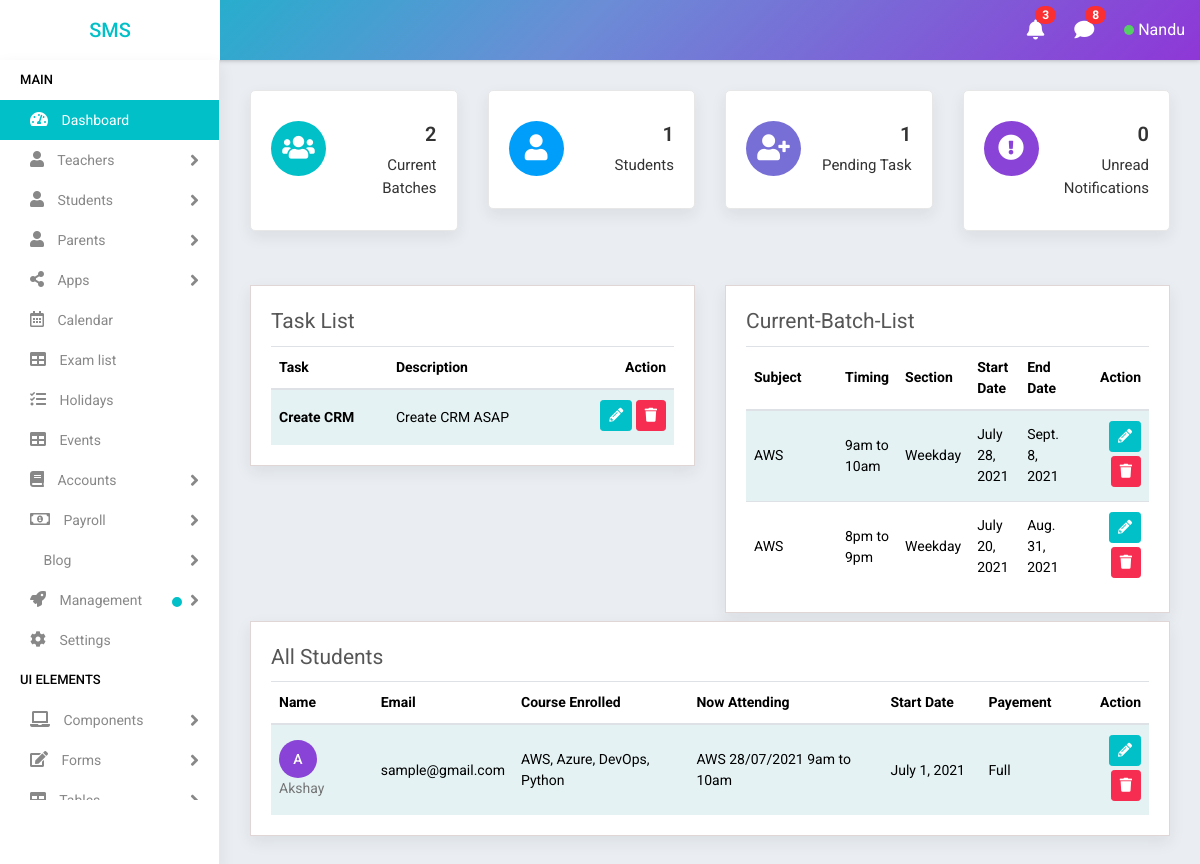
Before: /student_list/ (signed in) with the older database file.
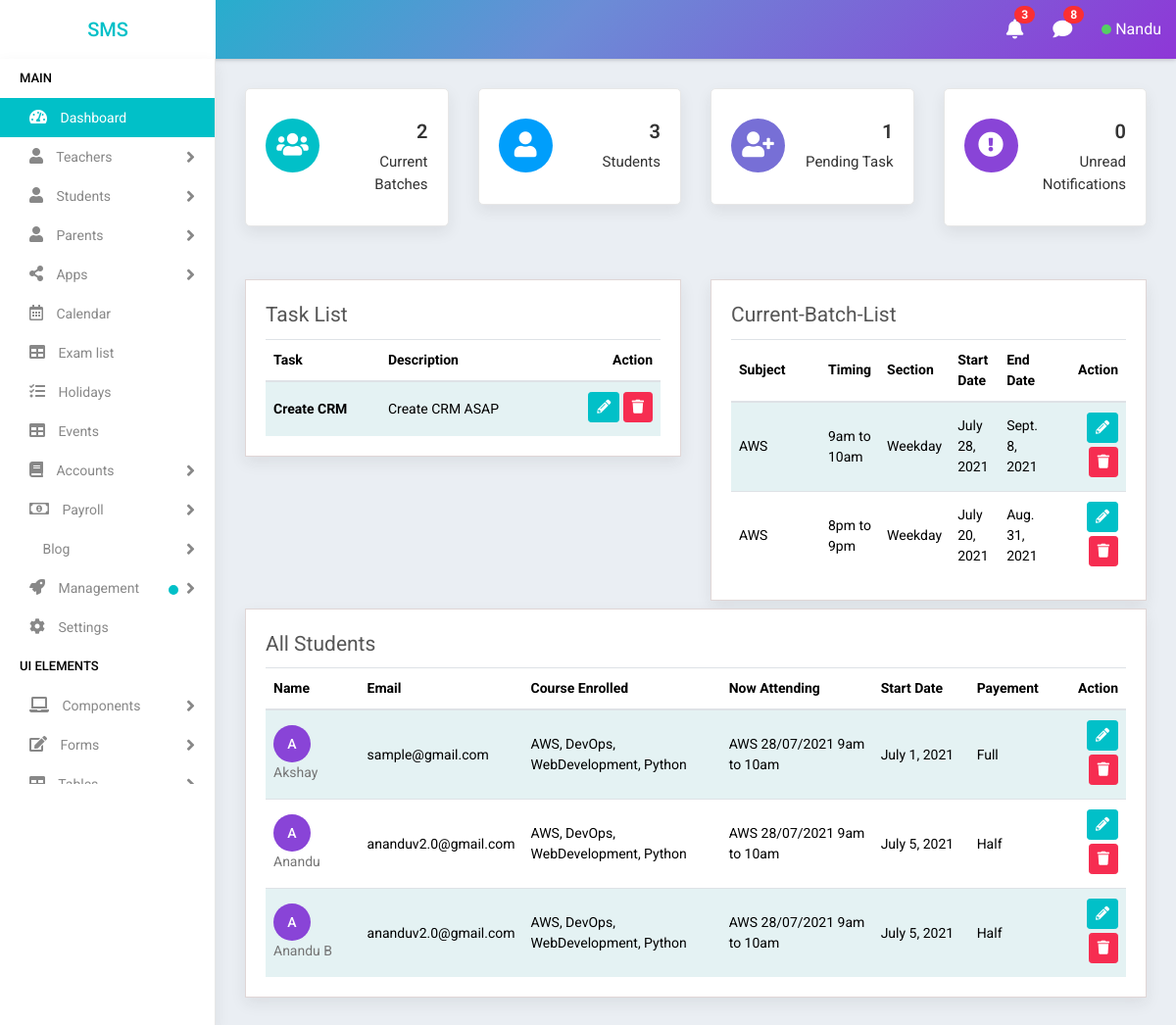
After: the same page with the newer database file.
### data/models.py (models this page shows, shortened)
class TrainerTask(models.Model):
    user = models.ForeignKey(Trainer,on_delete=models.CASCADE,related_name='user')
    title = models.CharField(max_length=100)
    description = models.TextField(max_length=300,null=True)
    created = models.DateTimeField(auto_now_add=True,null=True)
    complete = models.BooleanField(default=False)
    class Meta:
        ordering =['complete','-created']

class Batch(models.Model):
    subject = models.ForeignKey(Course, on_delete=models.CASCADE,related_name='subject')
    trainer = models.ForeignKey(Trainer, on_delete=models.CASCADE,related_name='trainer',null=True)
    batch_type=models.CharField(max_length=100,null=True,choices=(('Weekday','Weekday'),('Weekend','Weekend')),default='Weekday')
    start_date = models.DateField(null=True)
    timings = models.CharField(max_length=100,null=True)
    end_date = models.DateField(null=True)
    complete = models.BooleanField(default=False)
    def __str__(self):
        return "%s %s %s" % (self.subject, self.start_date.strftime('%d/%m/%Y'), self.timings)

class Course(models.Model):
    name = models.CharField(max_length=100)
    fees = models.CharField(max_length=10)
    def __str__(self):
        return self.name

class Student(models.Model):
    state = (
    ('Andhra Pradesh','Andhra Pradesh'),
    ('Arunachal Pradesh','Arunachal Pradesh'),
    ('Assam','Assam'),
    ('Bihar','Bihar'),
    ('Chhattisgarh','Chattisgarh'),
    ('Goa','Goa'),
    ('Gujarat','Gujarat'),
    ('Haryana','Haryana'),
    ('Himachal Pradesh','Himachal Pradesh'),
    ('Jharkhand','Jharkhand'),
    ('Karnataka','Karnataka'),
    ('Kerala','Kerala'),
    ('Madhya Pradesh','Madhya Pradesh'),
    ('Maharashtra','Maharashtra'),
    ('Manipur','Manipur'),
    ('Meghalaya','Meghalaya'),
    ('Mizoram','Mizoram'),
    ('Nagaland','Nagaland'),
    ('Odisha','Odisha'),
    ('Rajasthan','Rajasthan'),
    ('Sikkim','Sikkim'),
    ('Tamil Nadu','Tamil Nadu'),
    ('Telangana','Telangana'),
    ('Tripura','Tripura'),
    ('Uttar Pradesh','Uttar Pradesh'),
    ('Uttarakhand','Uttarakhand'),
    ('West Bengal','West Bengal')
)
    name = models.CharField(max_length=100)
    mobile = models.CharField(max_length=10)
    email = models.EmailField(max_length=200)
    sex = models.CharField(max_length=10,null=True,choices=(('Male','Male'),('Female','Female')))
    house = models.CharField(max_length=100,null=True)
    street =models.CharField(max_length=100,null=True)
    street2 =models.CharField(max_length=100,null=True)
    city = models.CharField(max_length=100,null=True)
    state = models.CharField(max_length=100,null=True,choices=state)
    course_enrolled = models.ManyToManyField(Course,related_name='course_enrolled')
    now_attending = models.ManyToManyField(Batch,related_name='now_attending')
    start_date = models.DateField(null=True)
    shared = models.BooleanField(default=False,choices=((True, 'Yes'), (False, 'No')))
    payment = models.CharField(max_length=10,choices=(('Full','Full'),('Half','Half')),default='Half')

### data/views.py (the view)
# urls.py: path('student_list/',TrainerView.as_view(),name='students'),
class TrainerView(View):
    def get(self,request):
        trainer =Trainer.objects.get(name=request.user)
        students=Student.objects.all()
        student_count=students.count()
        batch=Batch.objects.all()
        batch_count=batch.count()
        user=request.user
        task=TrainerTask.objects.filter(user=trainer,complete=False)
        task_count=task.count()
        return render(request,'data/dashboard.html',{'tasks':task,'task_count':task_count,'students': students, 'batch': batch, 'user':user,'student_count':student_count,'batch_count':batch_count})

### templates/data/dashboard.html (shortened to what this page needs)
{% extends 'data/main.html' %}
{% load static %}
    {% block content %}
<div class="main-wrapper">
    {% include 'data/topbar.html' %}
    {% include 'data/sidebar.html' %}
    <div class="page-wrapper">
        <div class="content container-fluid">
            {% include 'data/status_main.html' %}
            <div class="row mt-4">
                {% include 'data/task_list.html' %}
                {% include 'data/batch_list.html' %}
            </div>
            {% include 'data/students.html' %}
        </div>
    </div>
</div>
{% endblock %}

### templates/data/topbar.html (shortened to what this page needs)
{% extends 'data/main.html' %}
{% load static %}
    {% block content %}
<div class="header">
    <div class="header-left">
        <a href="index.html" class="logo">
            <span class="text-uppercase">SMS</span>
        </a>
    </div>
    <div class="page-title-box float-left">
    </div>
    <ul class="nav user-menu float-right">
        <li class="nav-item dropdown d-none d-sm-block">
            <a href="#" class="dropdown-toggle nav-link" data-toggle="dropdown"><i class="fas fa-bell"></i>
                <span class="badge badge-pill bg-primary float-right">3</span></a>
        </li>
        <li class="nav-item dropdown d-none d-sm-block">
            <a href="javascript:void(0);" id="open_msg_box" class="hasnotifications nav-link"><i
                    class="fas fa-comment"></i> <span
                    class="badge badge-pill bg-primary float-right">8</span></a>
        </li>
        <li class="nav-item dropdown has-arrow">
            <a href="#" class=" nav-link user-link" data-toggle="dropdown">
                    <span class="status online"></span></span>
                <span>{{request.user|title}}</span>
            </a>
        </li>
    </ul>
</div>
{% endblock %}

### templates/data/task_list.html
{% extends 'data/main.html' %}
                            {% load static %}
                                {% block content %}
                            <div class="col-lg-6">
                                <div class="content-page">
                                    <div class="row">
                                        <div class="col-md-12">
                                            <div class="page-title mb-2">
                                                Task List
                                            </div>
                                            <div class="table-responsive">
                                                <table class="table table-striped custom-table">
                                                    <thead>
                                                        <tr>
                                                            <th style="min-width:91px;">Task</th>
                                                            <th style="min-width:50px;">Description</th>
                                                            <th class="text-right" style="width:30%;">Action</th>
                                                        </tr>
                                                    </thead>
                                                    <tbody>
                                                        {% for i in tasks %}
                                                        <tr>
                                                            <th>{{i.title}}</th>
                                                            <td>{{i.description}}</td>
                                                            <td class="text-right">
                                                                <a href="edit-exam.html" class="btn btn-primary btn-sm mb-1">
                                                                    <i class="fas fa-pencil-alt" aria-hidden="true"></i>
                                                                </a>
                                                                <button type="submit" data-toggle="modal"
                                                                    data-target="#delete_employee"
                                                                    class="btn btn-danger btn-sm mb-1">
                                                                    <i class="fas fa-trash" aria-hidden="true"></i>
                                                                </button>
                                                            </td>
                                                            {% empty %}
                                                            <td colspan="3">No pending tasks</td>
                                                        </tr>
                                                        {% endfor %}
                                                    </tbody>
                                                </table>
                                            </div>
                                        </div>
                                    </div>
                                </div>
                            </div>
                            {% endblock %}

### templates/data/batch_list.html
{% extends 'data/main.html' %}
{% load static %}
    {% block content %}
<div class="col-lg-6">
    <div class="content-page">
        <div class="row">
            <div class="col-md-12">
                <div class="page-title mb-2">
                    Current-Batch-List
                </div>
                <div class="table-responsive">
                    <table class="table table-striped custom-table">
                        <thead>
                            <tr>
                                <th style="min-width:91px;">Subject</th>
                                <th style="min-width:50px;">Timing</th>
                                <th style="min-width:50px;">Section</th>
                                <th style="min-width:50px;">Start Date</th>
                                <th style="min-width:50px;">End Date</th>
                                <th class="text-right" style="width:30%;">Action</th>
                            </tr>
                        </thead>
                        <tbody>
                            {% for i in batch %}
                            <tr>
                                <td>{{i.subject}}</td>
                                <td>{{i.timings}}</td>
                                <td>{{i.batch_type}}</td>
                                <td>{{i.start_date}}</td>
                                <td>{{i.end_date}}</td>
                                <td class="text-right">
                                    <a href="edit-exam.html" class="btn btn-primary btn-sm mb-1">
                                        <i class="fas fa-pencil-alt" aria-hidden="true"></i>
                                    </a>
                                    <button type="submit" data-toggle="modal"
                                        data-target="#delete_employee"
                                        class="btn btn-danger btn-sm mb-1">
                                        <i class="fas fa-trash" aria-hidden="true"></i>
                                    </button>
                                </td>
                            </tr>
                            {% endfor %}
                        </tbody>
                    </table>
                </div>
            </div>
        </div>
    </div>
</div>
{% endblock %}

### templates/data/students.html (shortened to what this page needs)
{% extends 'data/main.html' %}
{% load static %}
    {% block content %}
        <div class="row mt-2">
            <div class="col-lg-12">
                <div class="content-page">
                    <div class="row">
                        <div class="col-lg-12 col-md-12 col-sm-12 col-12">
                            <div class="page-title mb-2">
                                All Students
                            </div>
                            <div class="table-responsive">
                                <table class="table table-striped custom-table">
                                    <thead>
                                        <tr>
                                            <th style="min-width:50px;">Name </th>
                                            <th style="min-width:74px;">Email</th>
                                            <th style="min-width:50px;">Course Enrolled</th>
                                            <th style="min-width:50px;">Now Attending</th>
                                            <th style="min-width:98px;">Start Date</th>
                                            <th style="min-width:90px;">Payement</th>
                                            <th class="text-right">Action</th>
                                        </tr>
                                    </thead>
                                    <tbody>
                                        {% for student in students %}
                                        <tr>
                                            <td>
                                                <h2><a href="profile.html" class="avatar text-white">{{student.name|first}}</a></h2>
                                                <h2><a href="profile.html">{{student.name}} </a></h2>
                                            </td>
                                            <td>{{student.email}}</td>
                                            <td>{{student.course_enrolled.all|join:", " }}</td>
                                            <td>{{student.now_attending.all|join:", " }}</td>
                                            <td>{{student.start_date}}</td>
                                            <td>{{student.payment}}</td>
                                            <td class="text-right">
                                                <a href="{% url 'student_edit' student.id %}" class="btn btn-primary btn-sm mb-1">
                                                    <i class="fas fa-pencil-alt" aria-hidden="true"></i>
                                                </a>
                                                <a href="{% url 'student_delete' student.id %}"class="btn btn-danger btn-sm mb-1">
                                                    <i class="fas fa-trash" aria-hidden="true"></i>
                                                </a>
                                            </td>
                                        </tr>
                                        {% empty %}
                                            <h3>No students in list</h3>
                                        {% endfor %}
                                    </tbody>
                                </table>
                            </div>
                        </div>
                    </div>
                </div>
            </div>
        </div>
    {% endblock %}

Changed rows visible on the page:
changed Student "Akshay": course_enrolled.all "AWS, Azure, DevOps, Python" → "AWS, DevOps, WebDevelopment, Python"
added Student: name|first "A", name "Anandu", email "ananduv2.0@gmail.com", course_enrolled.all "AWS, DevOps, WebDevelopment, Python", now_attending.all "AWS 28/07/2021 9am to 10am", start_date "July 5, 2021", payment "Half"
added Student: name|first "A", name "Anandu B", email "ananduv2.0@gmail.com", course_enrolled.all "AWS, DevOps, WebDevelopment, Python", now_attending.all "AWS 28/07/2021 9am to 10am", start_date "July 5, 2021", payment "Half"
Other visible differences:
{{ student_count }}: "1" → "3"
